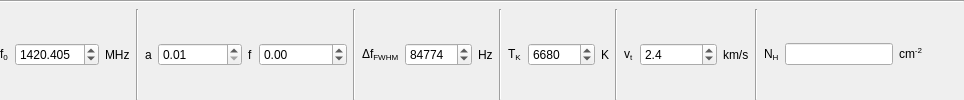
     <widget class="QWidget" name="spectrumGaussianWidgets" native="true">
      <layout class="QVBoxLayout" name="spectrumGaussianLayout">
       <property name="leftMargin">
        <number>0</number>
       </property>
       <property name="topMargin">
        <number>0</number>
       </property>
       <property name="rightMargin">
        <number>0</number>
       </property>
       <property name="bottomMargin">
        <number>0</number>
       </property>
       <item>
        <widget class="Line" name="line_43">
         <property name="orientation">
          <enum>Qt::Horizontal</enum>
         </property>
        </widget>
       </item>
       <item>
        <widget class="QWidget" name="spectrumGaussianWidgetsHor" native="true">
         <layout class="QHBoxLayout" name="spectrumTempLayout">
          <property name="leftMargin">
           <number>0</number>
          </property>
          <property name="topMargin">
           <number>0</number>
          </property>
          <property name="rightMargin">
           <number>0</number>
          </property>
          <property name="bottomMargin">
           <number>0</number>
          </property>
          <item>
           <widget class="QLabel" name="spectrumGaussianFreqLabel">
            <property name="text">
             <string>f&lt;sub&gt;0&lt;/sub&gt;</string>
            </property>
           </widget>
          </item>
          <item>
           <widget class="QDoubleSpinBox" name="spectrumGaussianFreq">
            <property name="toolTip">
             <string>Centre frequency of Gaussian in MHz. Click on chart to set.</string>
            </property>
            <property name="decimals">
             <number>3</number>
            </property>
            <property name="maximum">
             <double>20000.000000000000000</double>
            </property>
            <property name="singleStep">
             <double>0.010000000000000</double>
            </property>
            <property name="value">
             <double>1420.404999999999973</double>
            </property>
           </widget>
          </item>
          <item>
           <widget class="QLabel" name="spectrumGaussianFreqUnits">
            <property name="text">
             <string>MHz</string>
            </property>
           </widget>
          </item>
          <item>
           <widget class="Line" name="line_4">
            <property name="orientation">
             <enum>Qt::Vertical</enum>
            </property>
           </widget>
          </item>
          <item>
           <widget class="QLabel" name="spectrumGaussianAmpLabel">
            <property name="text">
             <string>a</string>
            </property>
           </widget>
          </item>
          <item>
           <widget class="QDoubleSpinBox" name="spectrumGaussianAmp">
            <property name="toolTip">
             <string>Gaussian amplitude</string>
            </property>
            <property name="decimals">
             <number>2</number>
            </property>
            <property name="minimum">
             <double>0.010000000000000</double>
            </property>
            <property name="maximum">
             <double>10000000.000000000000000</double>
            </property>
           </widget>
          </item>
          <item>
           <widget class="QLabel" name="spectrumGaussianFloorLabel">
            <property name="text">
             <string>f</string>
            </property>
           </widget>
          </item>
          <item>
           <widget class="QDoubleSpinBox" name="spectrumGaussianFloor">
            <property name="toolTip">
             <string>Gaussian floor (minimum value)</string>
            </property>
            <property name="decimals">
             <number>2</number>
            </property>
            <property name="minimum">
             <double>-10000000.000000000000000</double>
            </property>
            <property name="maximum">
             <double>10000000.000000000000000</double>
            </property>
            <property name="value">
             <double>0.000000000000000</double>
            </property>
           </widget>
          </item>
          <item>
           <widget class="Line" name="line_20">
            <property name="orientation">
             <enum>Qt::Vertical</enum>
            </property>
           </widget>
          </item>
          <item>
           <widget class="QLabel" name="spectrumGaussianFWHMLabel">
            <property name="text">
             <string>Δf&lt;sub&gt;FWHM&lt;/sub&gt;</string>
            </property>
           </widget>
          </item>
          <item>
           <widget class="QDoubleSpinBox" name="spectrumGaussianFWHM">
            <property name="toolTip">
             <string>Frequency difference at full width half maximum in Hertz</string>
            </property>
            <property name="decimals">
             <number>0</number>
            </property>
            <property name="minimum">
             <double>0.000000000000000</double>
            </property>
            <property name="maximum">
             <double>1000000.000000000000000</double>
            </property>
            <property name="value">
             <double>84774.000000000000000</double>
            </property>
           </widget>
          </item>
          <item>
           <widget class="QLabel" name="spectrumGaussianFWHMUnits">
            <property name="text">
             <string>Hz</string>
            </property>
           </widget>
          </item>
          <item>
           <widget class="Line" name="line_7">
            <property name="orientation">
             <enum>Qt::Vertical</enum>
            </property>
           </widget>
          </item>
          <item>
           <widget class="QLabel" name="spectrumTemperatureLabel">
            <property name="text">
             <string>T&lt;sub&gt;K&lt;/sub&gt;</string>
            </property>
           </widget>
          </item>
          <item>
           <widget class="QDoubleSpinBox" name="spectrumTemperature">
            <property name="toolTip">
             <string>Kinetic temperature in Kelvin

CNM 50-100
WNM 5000-10000</string>
            </property>
            <property name="decimals">
             <number>0</number>
            </property>
            <property name="maximum">
             <double>100000.000000000000000</double>
            </property>
            <property name="singleStep">
             <double>100.000000000000000</double>
            </property>
            <property name="value">
             <double>6680.000000000000000</double>
            </property>
           </widget>
          </item>
          <item>
           <widget class="QLabel" name="spectrumTemperatureUnits">
            <property name="text">
             <string>K</string>
            </property>
           </widget>
          </item>
          <item>
           <widget class="Line" name="line_21">
            <property name="orientation">
             <enum>Qt::Vertical</enum>
            </property>
           </widget>
          </item>
          <item>
           <widget class="QLabel" name="spectrumGaussianTurbLabel">
            <property name="text">
             <string>v&lt;sub&gt;t&lt;/sub&gt;</string>
            </property>
           </widget>
          </item>
          <item>
           <widget class="QDoubleSpinBox" name="spectrumGaussianTurb">
            <property name="toolTip">
             <string>RMS of turbulent velocity in km/s</string>
            </property>
            <property name="decimals">
             <number>1</number>
            </property>
            <property name="maximum">
             <double>1000000.000000000000000</double>
            </property>
            <property name="value">
             <double>2.400000000000000</double>
            </property>
           </widget>
          </item>
          <item>
           <widget class="QLabel" name="spectrumGaussianTurbUnits">
            <property name="text">
             <string>km/s</string>
            </property>
           </widget>
          </item>
          <item>
           <widget class="Line" name="line_9">
            <property name="orientation">
             <enum>Qt::Vertical</enum>
            </property>
           </widget>
          </item>
          <item>
           <widget class="QLabel" name="columnDensityLabel">
            <property name="text">
             <string>N&lt;sub&gt;H&lt;/sub&gt;</string>
            </property>
           </widget>
          </item>
          <item>
           <widget class="QLineEdit" name="columnDensity">
            <property name="toolTip">
             <string>Column density (cm&lt;sup&gt;-2&lt;/sup&gt;)</string>
            </property>
            <property name="readOnly">
             <bool>true</bool>
            </property>
           </widget>
          </item>
          <item>
           <widget class="QLabel" name="columnDensityUnits">
            <property name="text">
             <string>cm&lt;sup&gt;-2&lt;/sup&gt;</string>
            </property>
           </widget>
          </item>
          <item>
           <spacer name="horizontalSpacer_7">
            <property name="orientation">
             <enum>Qt::Horizontal</enum>
            </property>
            <property name="sizeHint" stdset="0">
             <size>
              <width>40</width>
              <height>20</height>
             </size>
            </property>
           </spacer>
          </item>
         </layout>
        </widget>
       </item>
      </layout>
     </widget>
